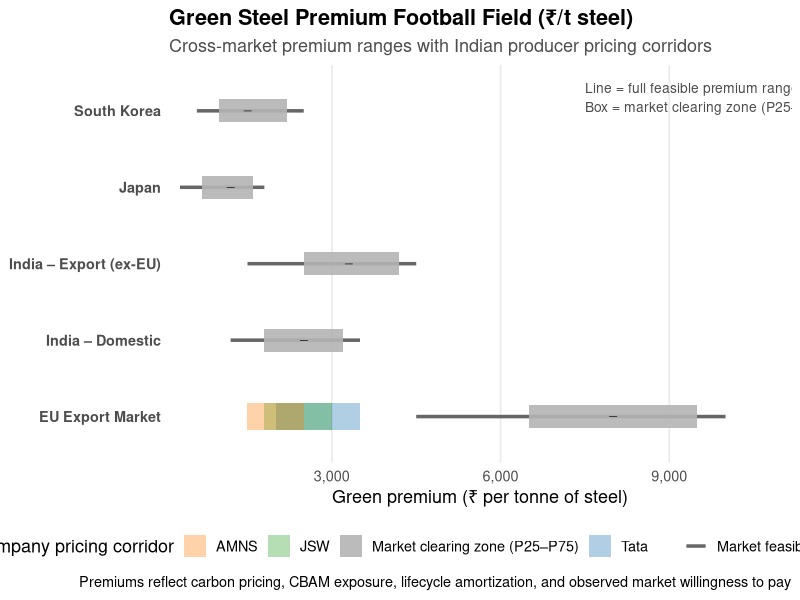
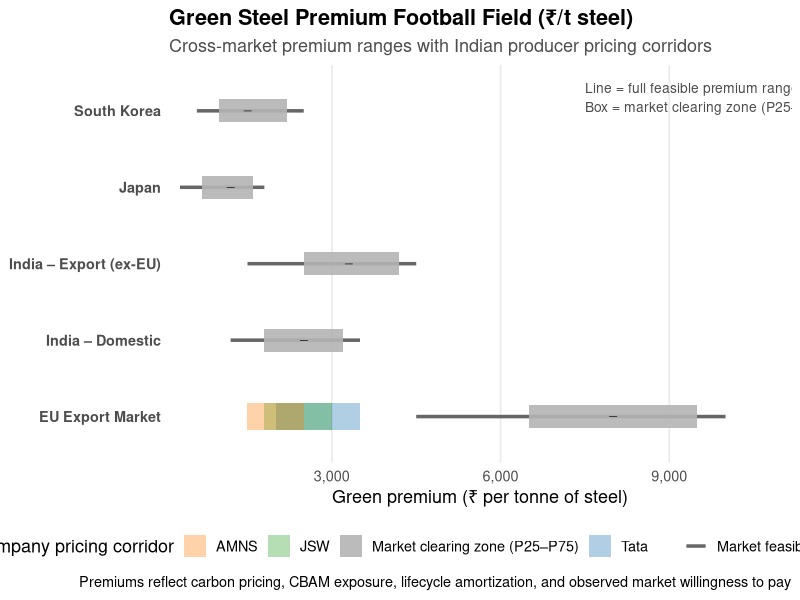
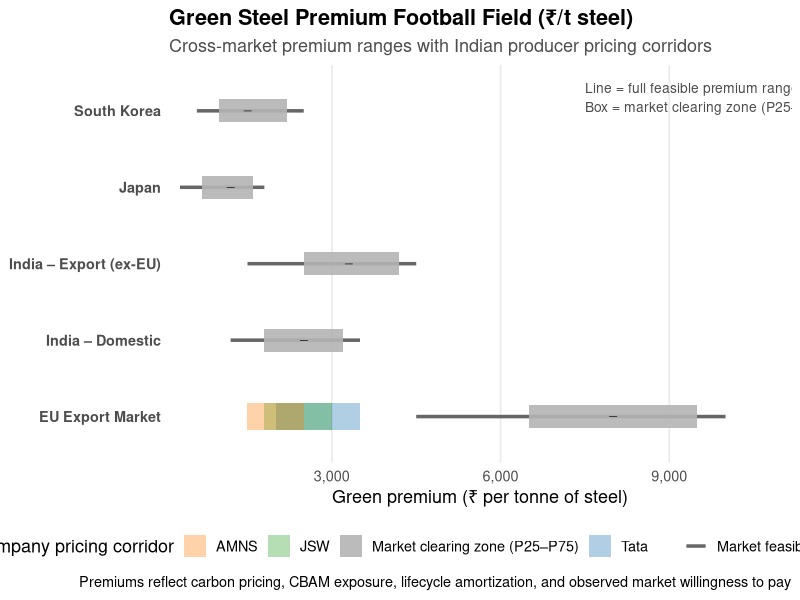

Recreate these plots in R, in order.
library(tidyverse)

# --------------------------------
# Football field data (₹/t steel)
# --------------------------------
football_df <- tribble(
  ~segment,                ~min,  ~p25,  ~median, ~p75,  ~max,
  "EU Export Market",        4500, 6500,  8000,    9500, 10000,
  "India – Domestic",       1200, 1800,  2500,    3200, 3500,
  "India – Export (ex-EU)", 1500, 2500,  3300,    4200, 4500,
  "South Korea",             600, 1000,  1500,    2200, 2500,
  "Japan",                   300,  700,  1200,    1600, 1800
)

# --------------------------------
# Company pricing corridors (India only)
# --------------------------------
company_corridors <- tribble(
  ~segment,          ~company, ~low,  ~high,
  "India – Domestic","Tata",    2000, 3500,
  "India – Domestic","JSW",     1800, 3000,
  "India – Domestic","AMNS",    1500, 2500
)


p <- ggplot(football_df, aes(y = segment)) +

  # --------------------------------
  # Full feasible range (Min–Max)
  # --------------------------------
  geom_segment(
    aes(x = min, xend = max, yend = segment, color = "Market feasible range"),
    linewidth = 1.2
  ) +

  # --------------------------------
  # Market clearing zone (P25–P75)
  # --------------------------------
  geom_rect(
    aes(
      xmin = p25,
      xmax = p75,
      ymin = as.numeric(factor(segment)) - 0.15,
      ymax = as.numeric(factor(segment)) + 0.15,
      fill = "Market clearing zone (P25–P75)"
    ),
    alpha = 0.9
  ) +

  # --------------------------------
  # Median marker
  # --------------------------------
  geom_point(
    aes(x = median, color = "Median market price"),
    size = 3,
    shape = 95
  ) +

  # --------------------------------
  # India company pricing corridors
  # --------------------------------
  geom_rect(
    data = company_corridors,
    aes(
      xmin = low,
      xmax = high,
      ymin = as.numeric(factor(segment)) - 0.18,
      ymax = as.numeric(factor(segment)) + 0.18,
      fill = company
    ),
    alpha = 0.35
  ) +

  # --------------------------------
  # Annotations
  # --------------------------------
  annotate(
    "text",
    x = 7500,
    y = 5.3,
    label = "Line = full feasible premium range (Min–Max)",
    hjust = 0,
    size = 3.5,
    color = "grey30"
  ) +
  annotate(
    "text",
    x = 7500,
    y = 5.05,
    label = "Box = market clearing zone (P25–P75)",
    hjust = 0,
    size = 3.5,
    color = "grey30"
  ) +

  # --------------------------------
  # Scales
  # --------------------------------
  scale_x_continuous(
    labels = scales::comma_format(),
    expand = expansion(mult = c(0.02, 0.12))
  ) +

  scale_color_manual(
    values = c(
      "Market feasible range" = "grey40",
      "Median market price"   = "black"
    ),
    name = NULL
  ) +

  scale_fill_manual(
    values = c(
      "Market clearing zone (P25–P75)" = "grey70",
      "Tata" = "#1f77b4",
      "JSW"  = "#2ca02c",
      "AMNS" = "#ff7f0e"
    ),
    name = "India company pricing corridor"
  ) +

  # --------------------------------
  # Labels
  # --------------------------------
  labs(
    title = "Green Steel Premium Football Field (₹/t steel)",
    subtitle = "Cross-market premium ranges with Indian producer pricing corridors",
    x = "Green premium (₹ per tonne of steel)",
    y = NULL,
    caption = "Premiums reflect carbon pricing, CBAM exposure, lifecycle amortization, and observed market willingness to pay"
  ) +

  # --------------------------------
  # Theme (Goldman / McKinsey style)
  # --------------------------------
  theme_minimal(base_size = 13) +
  theme(
    panel.grid.major.y = element_blank(),
    panel.grid.minor = element_blank(),
    axis.text.y = element_text(face = "bold"),
    plot.title = element_text(face = "bold"),
    plot.subtitle = element_text(color = "grey30"),
    legend.position = "bottom",
    legend.box = "horizontal"
  )

p


ggsave(
  filename = "outputs/charts/green_steel_football_field_global_india_overlay.pdf",
  plot = p,
  width = 13,
  height = 6,
  device = cairo_pdf
)

ggsave(
  filename = "outputs/charts/green_steel_football_field_global_india_overlay.png",
  plot = p,
  width = 13,
  height = 6,
  dpi = 300,
  bg = "white"
)
